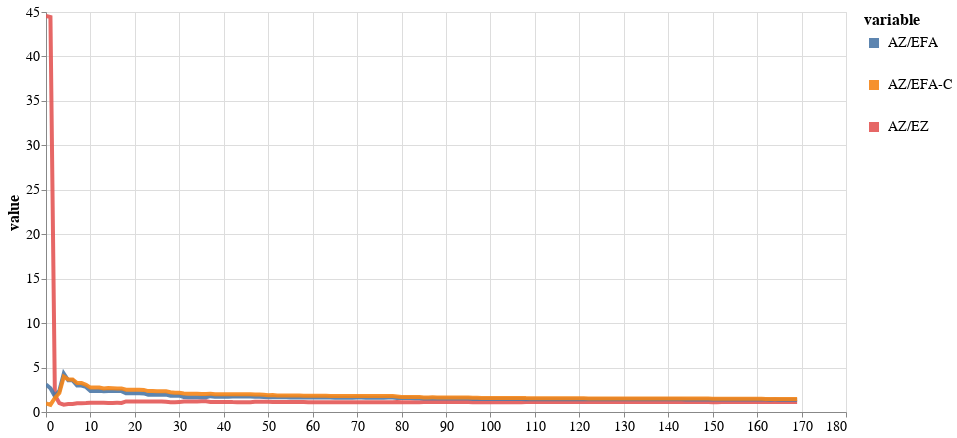

Notebook code cell kept with this figure:
### Code cell
bf['AZ/EZ'] = bf['AZ']/bf['EZ']
bf['AZ/EFA'] = bf['AZ']/bf['EFA']
bf['AZ/EFA-C'] = bf['AZ']/bf['EFA-C']
bf.drop(['AZ', 'EZ', 'EFA', 'EFA-C'], axis=1, inplace=True)
plot_bf(bf, 800, 400)

### Figure 1 — Vega-Lite specification as saved in the notebook (floating-point values rounded to 4 significant figures; data arrays with more than 128 entries replaced by an {"elided": "..."} marker saying what was removed)
{"config": {"view": {"continuousWidth": 400, "continuousHeight": 300}, "axis": {"labelFontSize": 14, "titleFontSize": 16}, "legend": {"labelFontSize": 14, "symbolStrokeWidth": 10, "titleFontSize": 16}}, "data": {"name": "data-6d09ddc870653da1b180d8aacbb51adc"}, "mark": {"type": "line", "opacity": 0.9, "strokeWidth": 4}, "encoding": {"color": {"type": "nominal", "field": "variable"}, "x": {"type": "quantitative", "field": "idx", "title": null}, "y": {"type": "quantitative", "field": "value"}}, "height": 400, "selection": {"selector007": {"type": "interval", "bind": "scales", "encodings": ["x", "y"]}}, "width": 800, "$schema": "https://vega.github.io/schema/vega-lite/v4.8.1.json", "datasets": {"data-6d09ddc870653da1b180d8aacbb51adc": {"elided": "510 records"}}}
